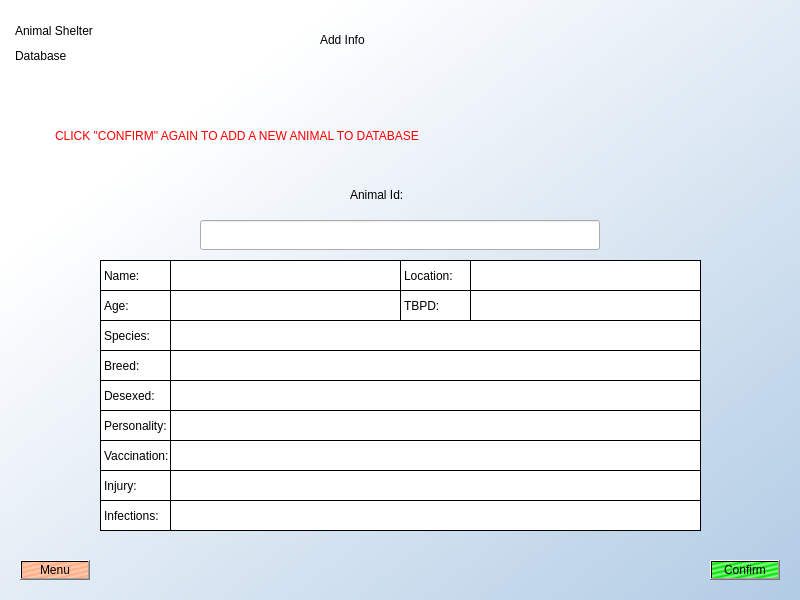
<?xml version="1.0" encoding="UTF-8"?>
<ui version="4.0">
 <class>Dialog</class>
 <widget class="QDialog" name="Dialog">
  <property name="geometry">
   <rect>
    <x>0</x>
    <y>0</y>
    <width>800</width>
    <height>600</height>
   </rect>
  </property>
  <property name="windowTitle">
   <string>Dialog</string>
  </property>
  <widget class="QWidget" name="widget" native="true">
   <property name="geometry">
    <rect>
     <x>0</x>
     <y>0</y>
     <width>801</width>
     <height>601</height>
    </rect>
   </property>
   <property name="styleSheet">
    <string notr="true">
QWidget#widget{ background-color:qlineargradient(spread:pad, x1:1, y1:1, x2:0.0115909, y2:0.034, stop:0 rgba(177, 203, 228, 255), stop:0.806818 rgba(255, 255, 255, 255), stop:1 rgba(255, 255, 255, 255))}
</string>
   </property>
   <widget class="QLabel" name="label">
    <property name="geometry">
     <rect>
      <x>15</x>
      <y>10</y>
      <width>141</width>
      <height>41</height>
     </rect>
    </property>
    <property name="styleSheet">
     <string notr="true">font: 25 18pt &quot;Calibri Light&quot;;</string>
    </property>
    <property name="text">
     <string>Animal Shelter </string>
    </property>
   </widget>
   <widget class="QLabel" name="label_2">
    <property name="geometry">
     <rect>
      <x>15</x>
      <y>30</y>
      <width>91</width>
      <height>51</height>
     </rect>
    </property>
    <property name="styleSheet">
     <string notr="true">font: 25 18pt &quot;Calibri Light&quot;;</string>
    </property>
    <property name="text">
     <string>Database</string>
    </property>
   </widget>
   <widget class="QWidget" name="gridLayoutWidget">
    <property name="geometry">
     <rect>
      <x>0</x>
      <y>0</y>
      <width>16</width>
      <height>151</height>
     </rect>
    </property>
    <layout class="QGridLayout" name="gridLayout"/>
   </widget>
   <widget class="QPushButton" name="AddMenuB">
    <property name="geometry">
     <rect>
      <x>20</x>
      <y>560</y>
      <width>70</width>
      <height>20</height>
     </rect>
    </property>
    <property name="styleSheet">
     <string notr="true">background-color:qlineargradient(spread:reflect, x1:0.926, y1:0.926136, x2:1, y2:1, stop:0 rgba(255, 170, 127, 255), stop:1 rgba(255, 206, 181, 255))</string>
    </property>
    <property name="text">
     <string>Menu</string>
    </property>
   </widget>
   <widget class="QWidget" name="gridLayoutWidget_2">
    <property name="geometry">
     <rect>
      <x>0</x>
      <y>580</y>
      <width>801</width>
      <height>20</height>
     </rect>
    </property>
    <layout class="QGridLayout" name="gridLayout_2"/>
   </widget>
   <widget class="QWidget" name="gridLayoutWidget_3">
    <property name="geometry">
     <rect>
      <x>781</x>
      <y>500</y>
      <width>20</width>
      <height>80</height>
     </rect>
    </property>
    <layout class="QGridLayout" name="gridLayout_3"/>
   </widget>
   <widget class="QWidget" name="gridLayoutWidget_4">
    <property name="geometry">
     <rect>
      <x>0</x>
      <y>500</y>
      <width>16</width>
      <height>80</height>
     </rect>
    </property>
    <layout class="QGridLayout" name="gridLayout_4"/>
   </widget>
   <widget class="QLineEdit" name="AddIdInput">
    <property name="geometry">
     <rect>
      <x>200</x>
      <y>220</y>
      <width>400</width>
      <height>30</height>
     </rect>
    </property>
    <property name="toolTip">
     <string>&lt;html&gt;&lt;head/&gt;&lt;body&gt;&lt;p&gt;Input animal's identification number.&lt;/p&gt;&lt;/body&gt;&lt;/html&gt;</string>
    </property>
   </widget>
   <widget class="QLabel" name="label_3">
    <property name="geometry">
     <rect>
      <x>320</x>
      <y>20</y>
      <width>180</width>
      <height>40</height>
     </rect>
    </property>
    <property name="styleSheet">
     <string notr="true">font: 25 38pt &quot;Calibri Light&quot;;</string>
    </property>
    <property name="text">
     <string>Add Info</string>
    </property>
   </widget>
   <widget class="QLabel" name="label_4">
    <property name="geometry">
     <rect>
      <x>350</x>
      <y>180</y>
      <width>100</width>
      <height>30</height>
     </rect>
    </property>
    <property name="styleSheet">
     <string notr="true">font: 25 18pt &quot;Calibri Light&quot;;</string>
    </property>
    <property name="text">
     <string>Animal Id:</string>
    </property>
   </widget>
   <widget class="QWidget" name="widget_2" native="true">
    <property name="geometry">
     <rect>
      <x>100</x>
      <y>260</y>
      <width>601</width>
      <height>271</height>
     </rect>
    </property>
    <property name="styleSheet">
     <string notr="true">background-color:rgb(255, 255, 255);
border: 1px solid;</string>
    </property>
    <widget class="QLabel" name="label_5">
     <property name="geometry">
      <rect>
       <x>0</x>
       <y>60</y>
       <width>71</width>
       <height>31</height>
      </rect>
     </property>
     <property name="text">
      <string>Species:</string>
     </property>
    </widget>
    <widget class="QLabel" name="label_6">
     <property name="geometry">
      <rect>
       <x>0</x>
       <y>90</y>
       <width>71</width>
       <height>31</height>
      </rect>
     </property>
     <property name="text">
      <string>Breed:</string>
     </property>
    </widget>
    <widget class="QLabel" name="label_7">
     <property name="geometry">
      <rect>
       <x>0</x>
       <y>0</y>
       <width>71</width>
       <height>31</height>
      </rect>
     </property>
     <property name="text">
      <string>Name:</string>
     </property>
    </widget>
    <widget class="QLabel" name="label_8">
     <property name="geometry">
      <rect>
       <x>0</x>
       <y>30</y>
       <width>71</width>
       <height>31</height>
      </rect>
     </property>
     <property name="text">
      <string>Age:</string>
     </property>
    </widget>
    <widget class="QLabel" name="label_9">
     <property name="geometry">
      <rect>
       <x>0</x>
       <y>180</y>
       <width>71</width>
       <height>31</height>
      </rect>
     </property>
     <property name="text">
      <string>Vaccination:</string>
     </property>
    </widget>
    <widget class="QLabel" name="label_10">
     <property name="geometry">
      <rect>
       <x>0</x>
       <y>120</y>
       <width>71</width>
       <height>31</height>
      </rect>
     </property>
     <property name="text">
      <string>Desexed:</string>
     </property>
    </widget>
    <widget class="QLabel" name="label_11">
     <property name="geometry">
      <rect>
       <x>0</x>
       <y>210</y>
       <width>71</width>
       <height>31</height>
      </rect>
     </property>
     <property name="text">
      <string>Injury:</string>
     </property>
    </widget>
    <widget class="QLabel" name="label_12">
     <property name="geometry">
      <rect>
       <x>0</x>
       <y>150</y>
       <width>71</width>
       <height>31</height>
      </rect>
     </property>
     <property name="text">
      <string>Personality:</string>
     </property>
    </widget>
    <widget class="QLabel" name="label_13">
     <property name="geometry">
      <rect>
       <x>0</x>
       <y>240</y>
       <width>71</width>
       <height>31</height>
      </rect>
     </property>
     <property name="text">
      <string>Infections:</string>
     </property>
    </widget>
    <widget class="QLabel" name="label_14">
     <property name="geometry">
      <rect>
       <x>300</x>
       <y>0</y>
       <width>71</width>
       <height>31</height>
      </rect>
     </property>
     <property name="text">
      <string>Location:</string>
     </property>
    </widget>
    <widget class="QLabel" name="label_15">
     <property name="geometry">
      <rect>
       <x>300</x>
       <y>30</y>
       <width>71</width>
       <height>31</height>
      </rect>
     </property>
     <property name="text">
      <string>TBPD:</string>
     </property>
    </widget>
    <widget class="QLineEdit" name="AName">
     <property name="geometry">
      <rect>
       <x>70</x>
       <y>0</y>
       <width>231</width>
       <height>31</height>
      </rect>
     </property>
     <property name="toolTip">
      <string>&lt;html&gt;&lt;head/&gt;&lt;body&gt;&lt;p&gt;Input animal's identification number.&lt;/p&gt;&lt;/body&gt;&lt;/html&gt;</string>
     </property>
    </widget>
    <widget class="QLineEdit" name="AAge">
     <property name="geometry">
      <rect>
       <x>70</x>
       <y>30</y>
       <width>231</width>
       <height>31</height>
      </rect>
     </property>
     <property name="toolTip">
      <string>&lt;html&gt;&lt;head/&gt;&lt;body&gt;&lt;p&gt;Input animal's identification number.&lt;/p&gt;&lt;/body&gt;&lt;/html&gt;</string>
     </property>
    </widget>
    <widget class="QLineEdit" name="ATbpd">
     <property name="geometry">
      <rect>
       <x>370</x>
       <y>30</y>
       <width>231</width>
       <height>31</height>
      </rect>
     </property>
     <property name="toolTip">
      <string>&lt;html&gt;&lt;head/&gt;&lt;body&gt;&lt;p&gt;Input animal's identification number.&lt;/p&gt;&lt;/body&gt;&lt;/html&gt;</string>
     </property>
    </widget>
    <widget class="QLineEdit" name="ALoc">
     <property name="geometry">
      <rect>
       <x>370</x>
       <y>0</y>
       <width>231</width>
       <height>31</height>
      </rect>
     </property>
     <property name="toolTip">
      <string>&lt;html&gt;&lt;head/&gt;&lt;body&gt;&lt;p&gt;Input animal's identification number.&lt;/p&gt;&lt;/body&gt;&lt;/html&gt;</string>
     </property>
    </widget>
    <widget class="QLineEdit" name="ASpecies">
     <property name="geometry">
      <rect>
       <x>70</x>
       <y>60</y>
       <width>531</width>
       <height>31</height>
      </rect>
     </property>
     <property name="toolTip">
      <string>&lt;html&gt;&lt;head/&gt;&lt;body&gt;&lt;p&gt;Input animal's identification number.&lt;/p&gt;&lt;/body&gt;&lt;/html&gt;</string>
     </property>
    </widget>
    <widget class="QLineEdit" name="ABreed">
     <property name="geometry">
      <rect>
       <x>70</x>
       <y>90</y>
       <width>531</width>
       <height>31</height>
      </rect>
     </property>
     <property name="toolTip">
      <string>&lt;html&gt;&lt;head/&gt;&lt;body&gt;&lt;p&gt;Input animal's identification number.&lt;/p&gt;&lt;/body&gt;&lt;/html&gt;</string>
     </property>
    </widget>
    <widget class="QLineEdit" name="ADesexed">
     <property name="geometry">
      <rect>
       <x>70</x>
       <y>120</y>
       <width>531</width>
       <height>31</height>
      </rect>
     </property>
     <property name="toolTip">
      <string>&lt;html&gt;&lt;head/&gt;&lt;body&gt;&lt;p&gt;Input animal's identification number.&lt;/p&gt;&lt;/body&gt;&lt;/html&gt;</string>
     </property>
    </widget>
    <widget class="QLineEdit" name="APerson">
     <property name="geometry">
      <rect>
       <x>70</x>
       <y>150</y>
       <width>531</width>
       <height>31</height>
      </rect>
     </property>
     <property name="toolTip">
      <string>&lt;html&gt;&lt;head/&gt;&lt;body&gt;&lt;p&gt;Input animal's identification number.&lt;/p&gt;&lt;/body&gt;&lt;/html&gt;</string>
     </property>
    </widget>
    <widget class="QLineEdit" name="AVacc">
     <property name="geometry">
      <rect>
       <x>70</x>
       <y>180</y>
       <width>531</width>
       <height>31</height>
      </rect>
     </property>
     <property name="toolTip">
      <string>&lt;html&gt;&lt;head/&gt;&lt;body&gt;&lt;p&gt;Input animal's identification number.&lt;/p&gt;&lt;/body&gt;&lt;/html&gt;</string>
     </property>
    </widget>
    <widget class="QLineEdit" name="AInjury">
     <property name="geometry">
      <rect>
       <x>70</x>
       <y>210</y>
       <width>531</width>
       <height>31</height>
      </rect>
     </property>
     <property name="toolTip">
      <string>&lt;html&gt;&lt;head/&gt;&lt;body&gt;&lt;p&gt;Input animal's identification number.&lt;/p&gt;&lt;/body&gt;&lt;/html&gt;</string>
     </property>
    </widget>
    <widget class="QLineEdit" name="AInfect">
     <property name="geometry">
      <rect>
       <x>70</x>
       <y>240</y>
       <width>531</width>
       <height>31</height>
      </rect>
     </property>
     <property name="toolTip">
      <string>&lt;html&gt;&lt;head/&gt;&lt;body&gt;&lt;p&gt;Input animal's identification number.&lt;/p&gt;&lt;/body&gt;&lt;/html&gt;</string>
     </property>
    </widget>
   </widget>
   <widget class="QPushButton" name="AConfirmB">
    <property name="geometry">
     <rect>
      <x>710</x>
      <y>560</y>
      <width>70</width>
      <height>20</height>
     </rect>
    </property>
    <property name="toolTip">
     <string>&lt;html&gt;&lt;head/&gt;&lt;body&gt;&lt;p&gt;Add New Animal To Database.&lt;/p&gt;&lt;/body&gt;&lt;/html&gt;</string>
    </property>
    <property name="styleSheet">
     <string notr="true">background-color:qlineargradient(spread:reflect, x1:0.926, y1:0.92, x2:1, y2:1, stop:0 rgba(145, 255, 145, 255), stop:1 rgba(0, 223, 0, 255))</string>
    </property>
    <property name="text">
     <string>Confirm</string>
    </property>
   </widget>
   <widget class="QLabel" name="AAlert">
    <property name="enabled">
     <bool>true</bool>
    </property>
    <property name="geometry">
     <rect>
      <x>55</x>
      <y>110</y>
      <width>690</width>
      <height>51</height>
     </rect>
    </property>
    <property name="styleSheet">
     <string notr="true">font: 16pt &quot;OCR A Extended&quot;; color:red; 
</string>
    </property>
    <property name="text">
     <string>CLICK &quot;CONFIRM&quot; AGAIN TO ADD A NEW ANIMAL TO DATABASE</string>
    </property>
   </widget>
  </widget>
 </widget>
 <resources/>
 <connections/>
</ui>
